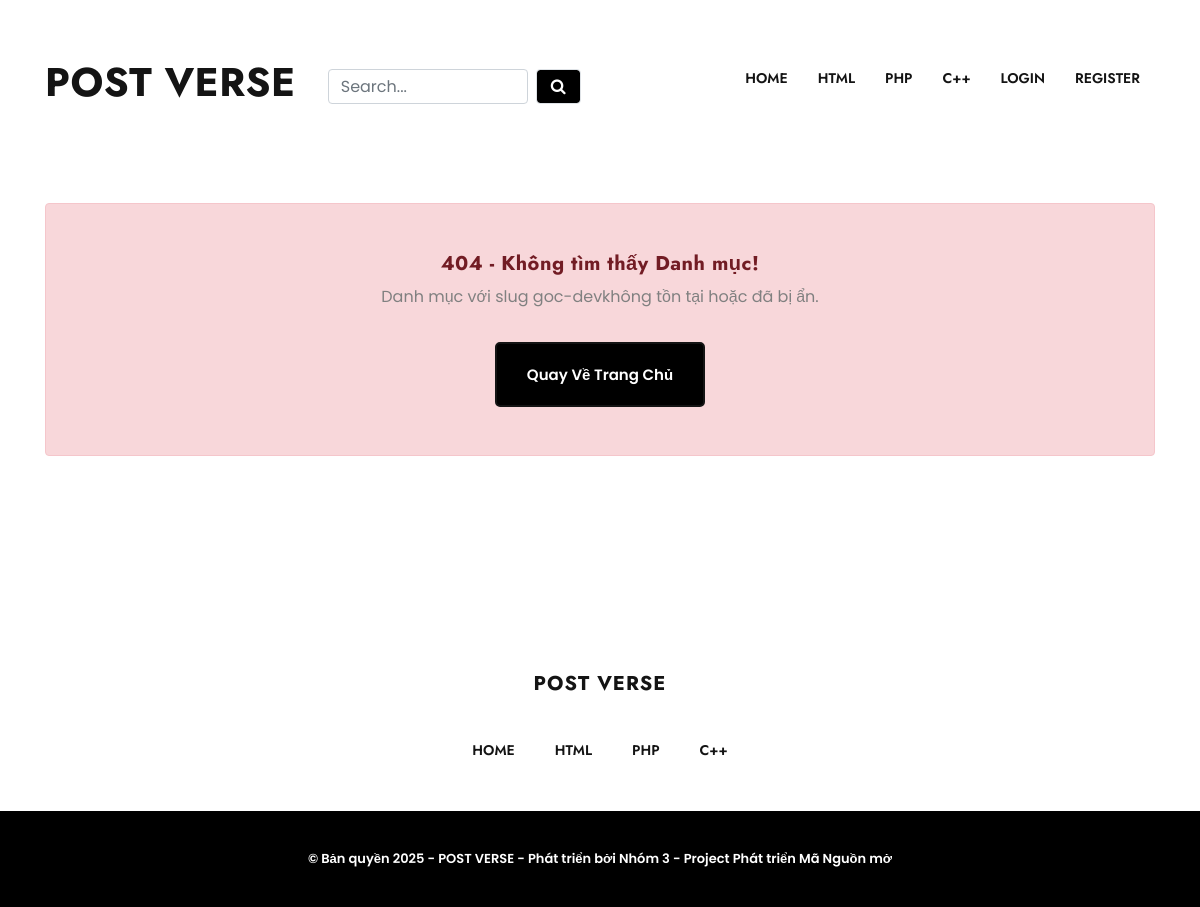
The page /category.php?slug=goc-dev on the database as committed earlier.
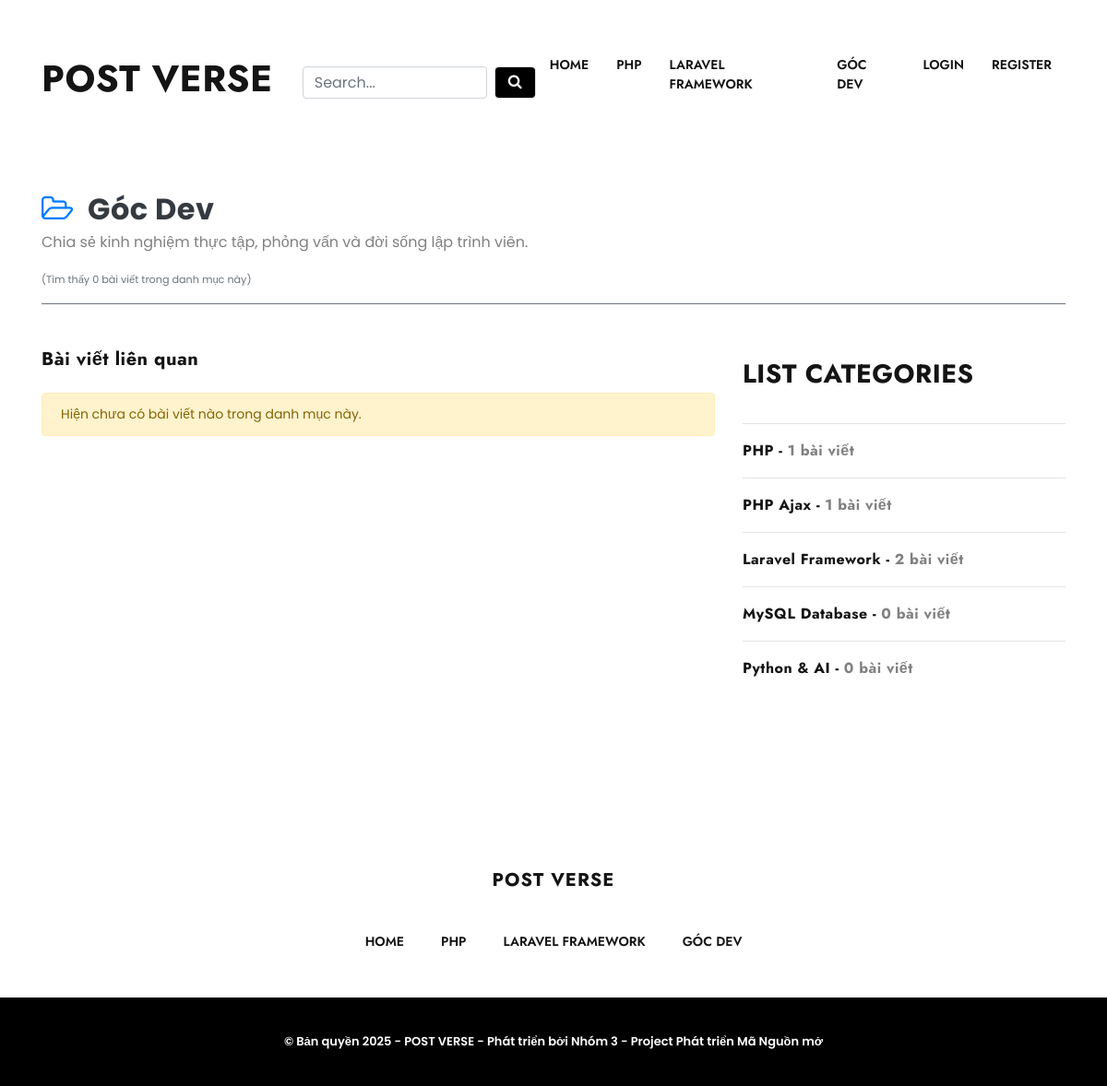
The same page on the database as committed later.
### tables this page shows
CREATE TABLE `categories` (
  `id` int(11) NOT NULL,
  `name` varchar(255) NOT NULL,
  `slug` varchar(255) NOT NULL,
  `description` text DEFAULT NULL,
  `meta_title` varchar(255) NOT NULL,
  `navbar_status` tinyint(1) DEFAULT 0,
  `status` tinyint(1) DEFAULT 0 COMMENT '0: visible; 1: hidden; 2:deleted',
  `created_at` timestamp NULL DEFAULT current_timestamp()
);

### section/list-categories.php (the view)
<?php
    $query = "SELECT c.id, c.name, c.slug,
        (SELECT COUNT(*) FROM posts p WHERE p.category_id = c.id AND status = 1) AS count
        FROM categories c
        WHERE c.status = 1";
    $stmt = mysqli_prepare($con, $query);
    mysqli_stmt_execute($stmt);
    $result = mysqli_stmt_get_result($stmt);
    $categories = mysqli_fetch_all($result, MYSQLI_ASSOC);
?>
<div class="col-lg-4">
    <div class="blog-post-widget">
        <div class="latest-widget-title">
            <h2>List categories</h2>
        </div>
        <div style="display: block; overflow-x: hidden; overflow-y: auto; height: 300px;">
            <hr>
            <?php foreach ($categories as $row): ?>
                <div>
                    <a href="category.php?slug=<?= $row['slug'] ?>" style="text-decoration: none;">
                        <h6><?= $row['name'] ?> - <p style="display: inline;"><?= $row['count'] ?> bài viết</p></h6>
                        <hr>
                    </a>
                </div>
            <?php endforeach; ?>
        </div>
    </div>
</div>

### includes/navbar.php (shortened to what the changed rows need)
<?php
if (isset($con)) {
    $navbar_categories_query = "SELECT name, slug FROM categories WHERE navbar_status='1' AND status='1' LIMIT 4";
    $navbar_categories_result = mysqli_query($con, $navbar_categories_query);
} else {
    $navbar_categories_result = false;
}
?>
<nav class="main-nav navbar navbar-expand-lg">
  <div class="container">
    <a class="navbar-brand" href="index.php">
      <h2>POST VERSE</h2>
    </a>
  <div class="collapse navbar-collapse nav-list" id="mainNav">
      <ul class="navbar-nav ml-auto">
        <?php
        if ($navbar_categories_result && mysqli_num_rows($navbar_categories_result) > 0) {
          foreach ($navbar_categories_result as $item) {
            ?>
            <li class="nav-item">
              <a class="nav-link" href="category.php?slug=<?= $item['slug']; ?>"><?= $item['name']; ?></a>
            </li>
            <?php
          }
        }
        ?>
      </ul>
    </div>
  </div>
</nav>

### category.php (shortened to what the changed rows need)
<?php
include('config.php');
$slug = $_GET["slug"] ?? '';
$category_query = "SELECT * FROM categories WHERE slug='$slug' AND status='1' LIMIT 1";
$category_result = mysqli_query($con, $category_query);
$category_data = mysqli_fetch_assoc($category_result);
if ($category_data) {
    $category_id = $category_data['id'];
    $posts_query = "
          SELECT
              p.*,
              c.name AS cname,
              c.slug AS category_slug,
              u.fname,
              u.lname
          FROM posts p
          JOIN categories c ON p.category_id = c.id
          JOIN users u ON p.user_id = u.id
          WHERE p.category_id = '$category_id' AND p.status='1'
          ORDER BY p.created_at DESC
          LIMIT 10
      ";
    $posts_result = mysqli_query($con, $posts_query);
    $count_query = "
          SELECT COUNT(id) AS total_posts
          FROM posts
          WHERE category_id = '$category_id' AND status='1'
      ";
    $count_result = mysqli_query($con, $count_query);
    $count_data = mysqli_fetch_assoc($count_result);
    $total_posts = $count_data['total_posts'];
} else {
    $page_title = "Không tìm thấy danh mục";
}
include('includes/header.php');
?>
<section class="blog">
    <div class="container">
        <?php if ($category_data) : ?>
            <div class="category-header mb-5 pb-3 border-bottom border-secondary">
                <h1 class="h2 font-weight-bold text-dark mb-1">
                    <i class="fa fa-folder-open-o mr-2 text-primary"></i> <?= $category_data['name']; ?>
                </h1>
                <p class="lead text-muted small mb-0">
                    <?= $category_data['description']; ?>
                </p>
                <small class="text-secondary">
                    (Tìm thấy <?= $total_posts; ?> bài viết trong danh mục này)
                </small>
            </div>
            <div class="row">
                <div class="col-lg-8">
                    <h3 class="mb-4">Bài viết liên quan</h3>
                    <?php if (mysqli_num_rows($posts_result) > 0) : ?>
                        <?php while ($row = mysqli_fetch_assoc($posts_result)) : ?>
                            <article class="blog-post">
                                <div class="blog-post-thumb">
                                    <?php
                                    $image_source = !empty($row['image'])
                                        ? "uploads/posts/" . $row['image']
                                        : "uploads/imgs/post.png";
                                    ?>
                                    <img src="<?= $image_source ?>" width="100%" alt="banner" />
                                </div>
                                <div class="blog-post-content">
                                    <div class="blog-post-tag">
                                        <a href="category.php?slug=<?php echo $row['category_slug']; ?>"><?= $row['cname'] ?></a>
                                    </div>
                                    <div class="blog-post-title">
                                        <a href="single-blog.php?slug=<?php echo $row['slug'] ?>">
                                            <?php echo $row['name'] ?>
                                        </a>
                                    </div>
                                    <div class="blog-post-meta">
                                        <ul>
                                            <li>By <a href="profile-user.php?id=<?= $row['user_id']; ?>"><?= $row['fname'] . ' ' . $row['lname'] ?></a></li>
                                            <li>
                                                <i class="fa fa-clock-o"></i>
                                                <?php
                                                $created_at = strtotime($row['created_at']);
                                                echo date('F j, Y, H:i', $created_at);
                                                ?>
                                            </li>
                                        </ul>
                                    </div>
                                    <p>
                                        <?= $row['meta_description'] ?>
                                    </p>
                                    <a href="single-blog.php?slug=<?php echo $row['slug'] ?>" class="blog-post-action">read more <i class="fa fa-angle-right"></i></a>
                                </div>
                            </article>
                        <?php endwhile; ?>
                        <nav aria-label="Page navigation" class="mt-4">
                            <ul class="pagination justify-content-center">
                            </ul>
                        </nav>
                    <?php else : ?>
                        <div class="alert alert-warning" role="alert">
                            Hiện chưa có bài viết nào trong danh mục này.
                        </div>
                    <?php endif; ?>
                </div>
                <?php include('section/list-categories.php') ?>
            </div>
        <?php else : ?>
            <div class="alert alert-danger text-center py-5">
                <h4 class="alert-heading">404 - Không tìm thấy Danh mục!</h4>
                <p>Danh mục với slug <?= $slug; ?>không tồn tại hoặc đã bị ẩn.</p>
                <a href="index.php" class="btn btn-primary mt-3">Quay về Trang chủ</a>
            </div>
        <?php endif; ?>
    </div>
</section>
<?php
include('includes/footer.php');
?>

### includes/footer.php (shortened to what the changed rows need)
<?php
if (isset($con)) {
  $navbar_categories_query = "SELECT name, slug FROM categories WHERE navbar_status='1' AND status='1' LIMIT 4";
  $navbar_categories_result = mysqli_query($con, $navbar_categories_query);
} else {
  $navbar_categories_result = false;
}
?>
<section class="footer">
  <div class="container-fluid">
    <div class="row">
      <div class="col-lg-6 mx-auto">
        <div class="footer-nav">
          <ul class="navbar-nav">
            <?php
            if ($navbar_categories_result && mysqli_num_rows($navbar_categories_result) > 0) {
              foreach ($navbar_categories_result as $item) {
            ?>
                <li class="nav-item">
                  <a class="nav-link" href="category.php?slug=<?= $item['slug']; ?>"><?= $item['name']; ?></a>
                </li>
            <?php
              }
            }
            ?>
          </ul>
        </div>
      </div>
    </div>
  </div>
</section>
<?php include('includes/script.php'); ?>

Rows that differ between the two databases and show on the page:
removed categories: name "HTML"
removed categories: name "C++"
now on one of the page's lists (row edited): categories: name "PHP"
added categories: name "LARAVEL FRAMEWORK", name "Laravel Framework", count "2"
added categories: name "GÓC DEV", name "Góc Dev", description "Chia sẻ kinh nghiệm thực tập, phỏng vấn và đời sống lập trình viên."
added categories: name "PHP Ajax", count "1", shown under "LIST CATEGORIES"
added categories: name "MySQL Database", count "0", shown under "LIST CATEGORIES"
added categories: name "Python & AI", count "0", shown under "LIST CATEGORIES"
Other text that changed with them:
$total_posts: (not shown) → "0"
$slug: "goc-dev" → (not shown)
text no longer shown: "404 - Không tìm thấy Danh mục! Danh mục với slug không tồn tại hoặc đã bị ẩn. Quay Về Trang Chủ"
text now shown: "(Tìm thấy bài viết trong danh mục này) Bài viết liên quan Hiện chưa có bài viết nào trong danh mục này. LIST CATEGORIES"
